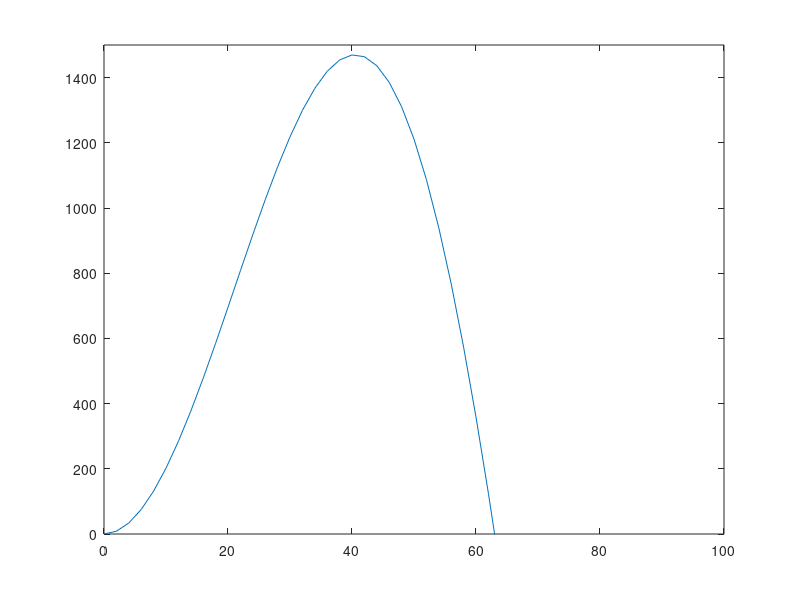

MATLAB code for this plot:
%Shay Sackett MATLAB ENGR 156
%Problem 8.2 asks us various questions about a rocket

t = 0:2:100;
height = 2.13.*t.^2 - 0.0013.*t.^4 + .000034.*t.^4.751;
plot(t,height)
axis([0,100,0,1500])

impact_height = find(height >= 0)



